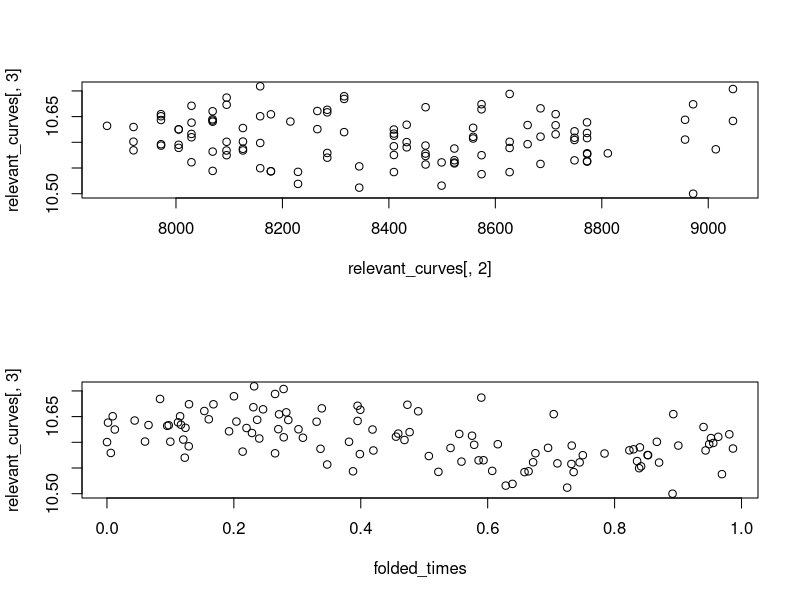
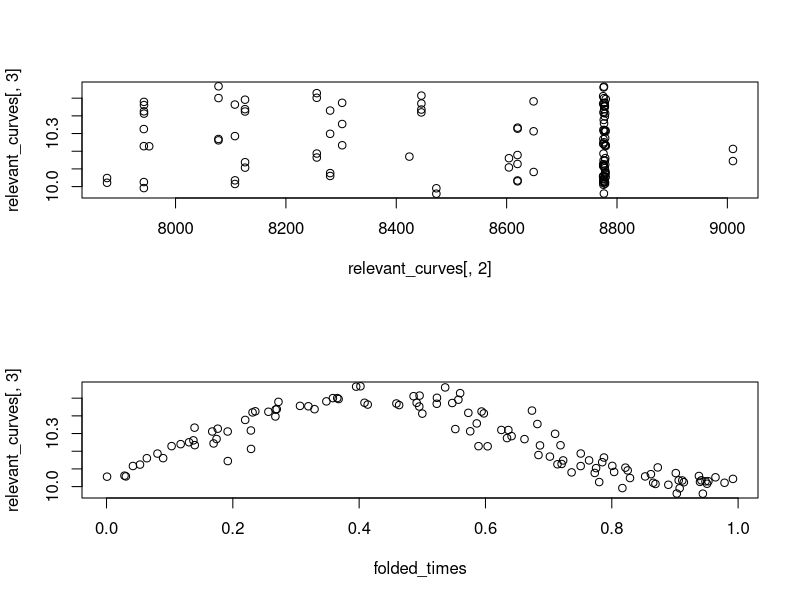
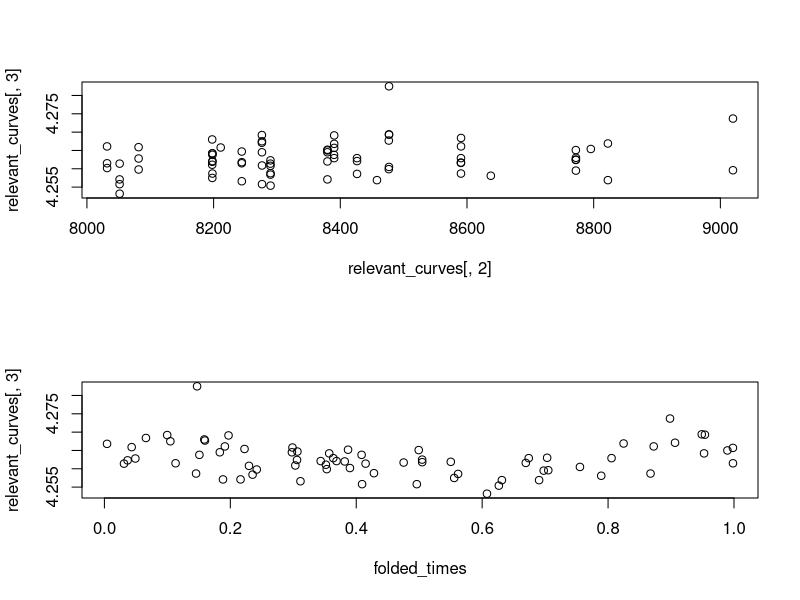
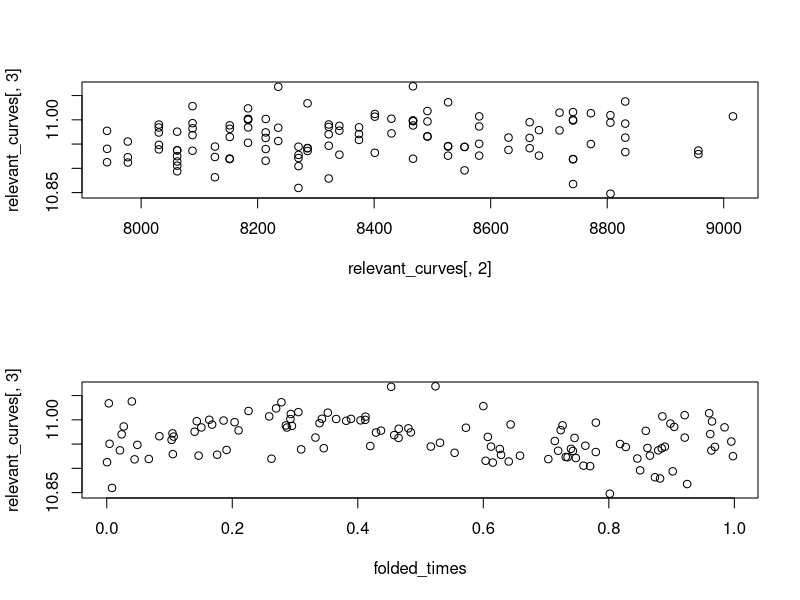
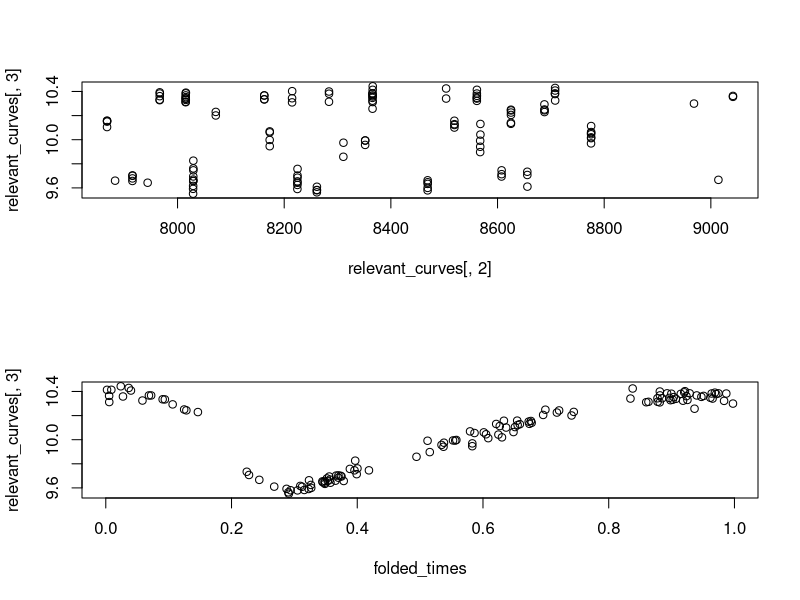
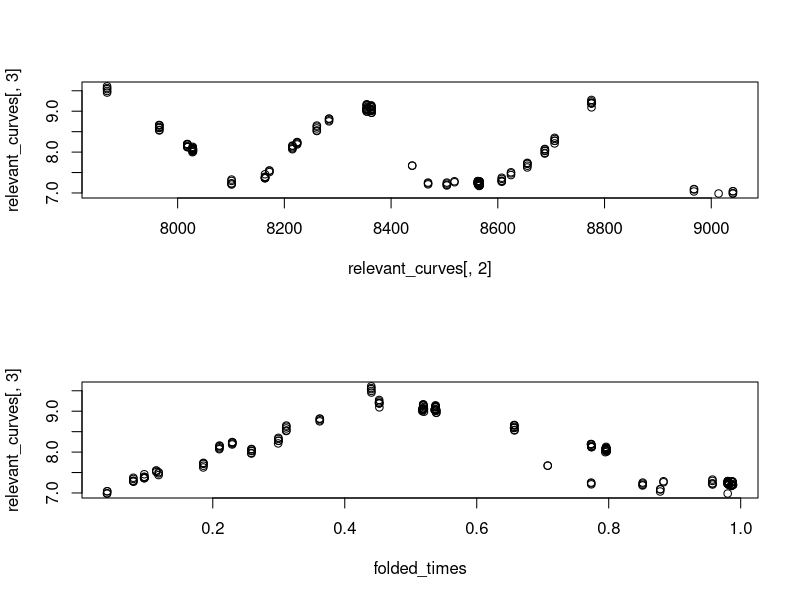
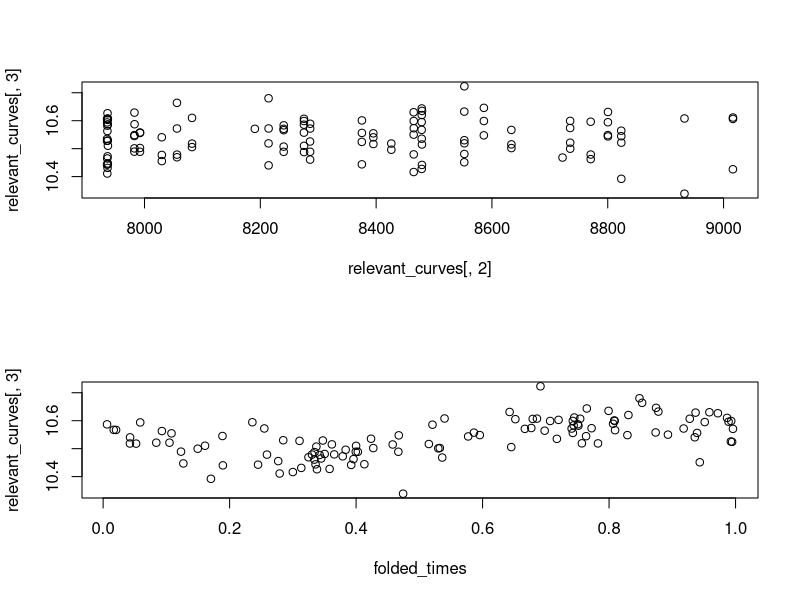
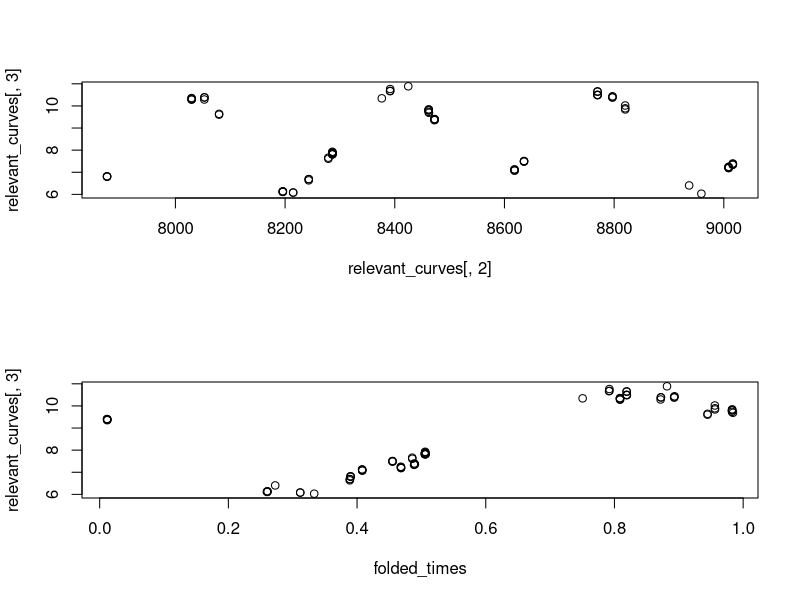

The R source for these figures, in order:
####
#### R file to analyze lightcurve data output by 
#### lightcurve database
####
#### by James Long
#### date Jan 12, 2011
####

library(rpart)


## load data
data1 = read.table('outputRtest.txt',header=T,sep=';')
tfe = read.table('tfe.txt',header=T,sep=';')
names(data1)
nrow(data1)
head(data1)



##
## check that folding is being done correctly
##

find_curve = function(data1_row){
	curves_sub = subset(tfe,subset=(tfe$source_id == as.double(data1_row["features.source_id"])))
	return(curves_sub)
}

fold_curve = function(times,freq){
	number_periods = times * freq
	folded = number_periods - floor(number_periods)
	return(folded)
}

obs_vec = (1:nrow(data1))
for(i in obs_vec){
	relevant_curves = find_curve(data1[i,])
	par(mfcol=c(2,1))
	plot(relevant_curves[,2],relevant_curves[,3])
	folded_times = fold_curve(relevant_curves[,2],data1[i,"features.freq1_harmonics_freq_0"])
	plot(folded_times,relevant_curves[,3])
	Sys.sleep(1)
}




###
### determine frequency of sources by class name
###

table(data1$sources.classification,data1$sources.survey)


###
###
###
